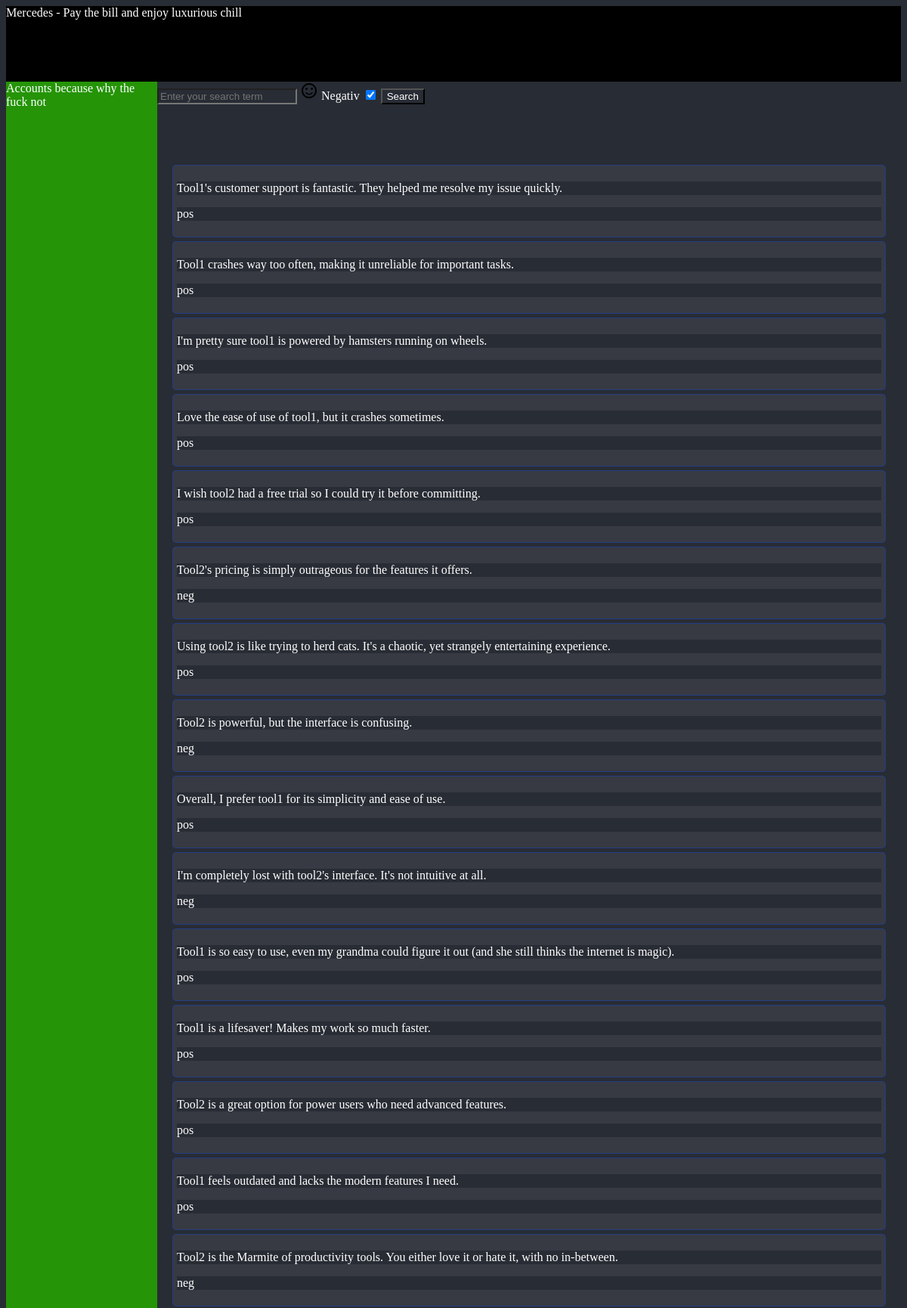
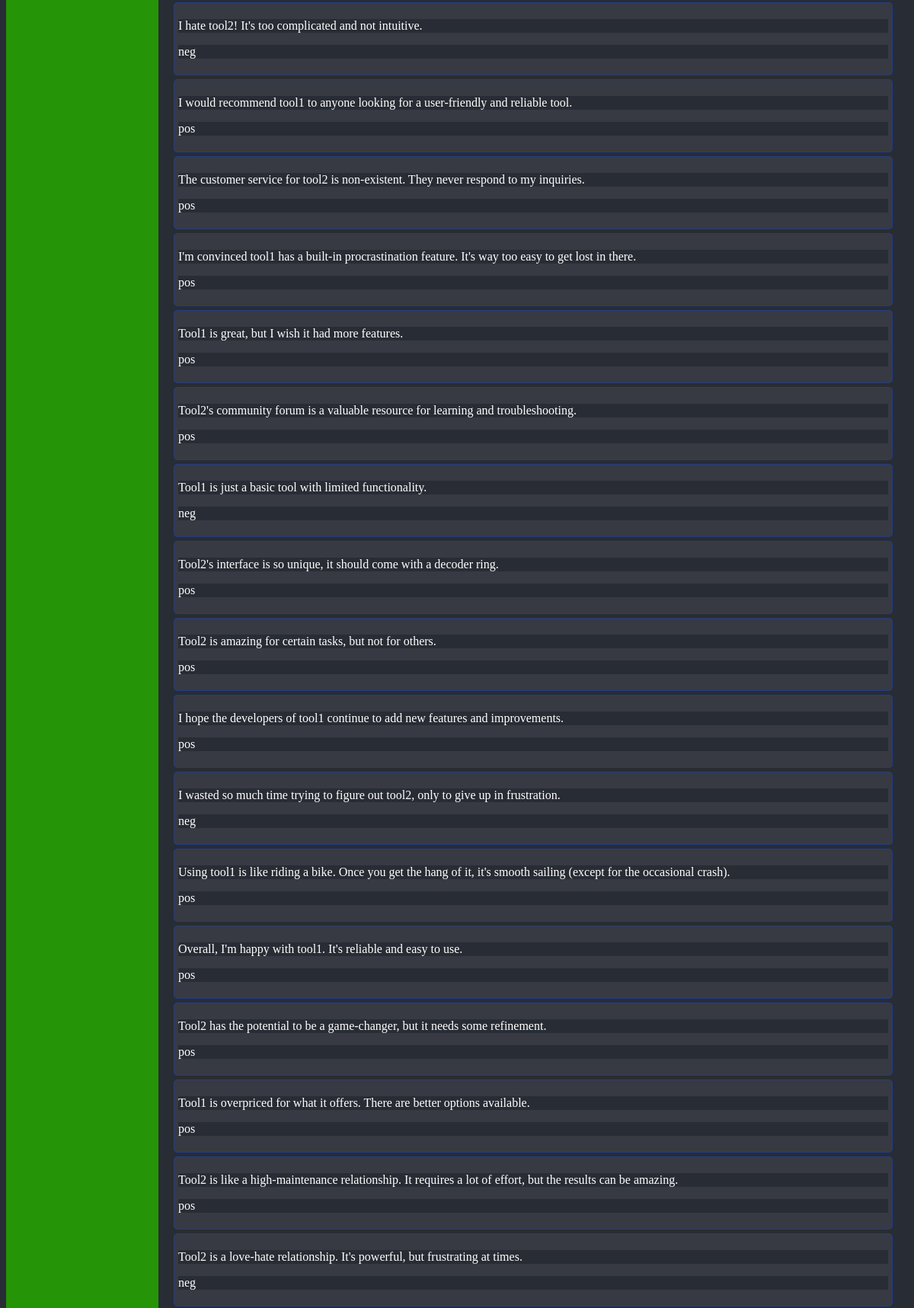
The page / (upper part) on the database its author committed (2 pictures, top to bottom).
### analyze_texts_dashboard/models.py (models this page shows)
class Comments(models.Model):
    comment = models.CharField(max_length = 1000)
    tool = models.CharField(max_length = 50)
    sentiment = models.CharField(max_length = 3)
    published_date = models.DateField()

### analyze_texts_dashboard/views.py (the view)
# urls.py: path("", views.index, name="index")
def index(request):
    if request.method == "POST":
        search_text = request.POST.get('search_text')
        selected_sent = []
        if request.POST.get('toggle_pos_sent'):
            selected_sent.append("pos")
        if request.POST.get('toggle_neg_sent'):
            selected_sent.append("neg")
        latest_comments_list = latest_comments_list = Comments.objects.filter(
            comment__icontains=search_text,
            sentiment__in = selected_sent
        ).order_by('-published_date')
    else:
        latest_comments_list = Comments.objects.order_by("-published_date")
    context = {"latest_comments_list": latest_comments_list}
    return render(request, "anl_txts_dash/index.html", context)

### analyze_texts_dashboard/templates/anl_txts_dash/index.html (shortened to what this page needs)
<!DOCTYPE html>
{% load static %}
<html lang="en">
<head>
    <link rel="stylesheet" href="{% static 'anl_txts_dash/style.css' %}">
</head>
<body>
    <div class="container">
        <div class="header">
            Mercedes - Pay the bill and enjoy luxurious chill
        </div>
        <div class="sidebar">
            Accounts because why the fuck not
        </div>
        <div class="filter-options">
            <form method="POST">
                <input type="text" name="search_text" placeholder="Enter your search term">
                <label for="toggle_pos_sent">
                    <img id="pos_face_img" src="{% static 'anl_txts_dash/pos_face.svg' %}">
                </label>
                <label for="toggle_neg_sent">Negativ</label>
                <input type="checkbox" id="toggle_neg_sent" name="toggle_neg_sent" checked>
                <button type="submit">Search</button>
            </form>
        </div>
        <div class="texts">
            <div class="comment-box">
                {% for comment in latest_comments_list %}
                <div class="comment">
                    <p>
                        {{comment.comment}}
                    </p>
                    <p>
                        {{comment.sentiment}}
                    </p>
                </div>
                {% endfor %}
            </div>
        </div>
    </div>
</body>
</html>

### static/anl_txts_dash/style.css (style rules this page uses)
* { color: white; background-color: #282c34; }
.container { display: grid; grid-template-rows: 100px 100px 1fr; grid-template-columns: 200px 1fr; height: clamp(100vh, 100vh, 900px); }
.header { grid-area: 1/1/2/3; background-color: #000; }
.sidebar { grid-area: 2/1/4/2; background-color: #259407; }
.filter-options { grid-area: 2/2/3/3; }
.texts { grid-area: 3/2/4/3; padding: 10px 20px; }
.comment-box { display: flex; flex-direction: column; gap: 5px; }
.comment { background-color: #ffffff12; border: 1px solid rgba(0, 68, 255, 0.349); border-radius: 5px; padding: 5px; }

### rows shown on the page
Comments: comment "Tool1's customer support is fantastic. They helped me resolve my issue quickly.", sentiment "pos"
Comments: comment "Tool1 crashes way too often, making it unreliable for important tasks.", sentiment "pos"
Comments: comment "I'm pretty sure tool1 is powered by hamsters running on wheels.", sentiment "pos"
Comments: comment "Love the ease of use of tool1, but it crashes sometimes.", sentiment "pos"
Comments: comment "I wish tool2 had a free trial so I could try it before committing.", sentiment "pos"
Comments: comment "Tool2's pricing is simply outrageous for the features it offers.", sentiment "neg"
Comments: comment "Using tool2 is like trying to herd cats. It's a chaotic, yet strangely entertaining experience.", sentiment "pos"
Comments: comment "Tool2 is powerful, but the interface is confusing.", sentiment "neg"
Comments: comment "Overall, I prefer tool1 for its simplicity and ease of use.", sentiment "pos"
Comments: comment "I'm completely lost with tool2's interface. It's not intuitive at all.", sentiment "neg"
Comments: comment "Tool1 is so easy to use, even my grandma could figure it out (and she still thinks the internet is magic).", sentiment "pos"
Comments: comment "Tool1 is a lifesaver! Makes my work so much faster.", sentiment "pos"
Comments: comment "Tool2 is a great option for power users who need advanced features.", sentiment "pos"
Comments: comment "Tool1 feels outdated and lacks the modern features I need.", sentiment "pos"
Comments: comment "Tool2 is the Marmite of productivity tools. You either love it or hate it, with no in-between.", sentiment "neg"
Comments: comment "I hate tool2! It's too complicated and not intuitive.", sentiment "neg"
Comments: comment "I would recommend tool1 to anyone looking for a user-friendly and reliable tool.", sentiment "pos"
Comments: comment "The customer service for tool2 is non-existent. They never respond to my inquiries.", sentiment "pos"
Comments: comment "I'm convinced tool1 has a built-in procrastination feature. It's way too easy to get lost in there.", sentiment "pos"
Comments: comment "Tool1 is great, but I wish it had more features.", sentiment "pos"
Comments: comment "Tool2's community forum is a valuable resource for learning and troubleshooting.", sentiment "pos"
Comments: comment "Tool1 is just a basic tool with limited functionality.", sentiment "neg"
Comments: comment "Tool2's interface is so unique, it should come with a decoder ring.", sentiment "pos"
Comments: comment "Tool2 is amazing for certain tasks, but not for others.", sentiment "pos"
Comments: comment "I hope the developers of tool1 continue to add new features and improvements.", sentiment "pos"
Comments: comment "I wasted so much time trying to figure out tool2, only to give up in frustration.", sentiment "neg"
Comments: comment "Using tool1 is like riding a bike. Once you get the hang of it, it's smooth sailing (except for the occasional crash).", sentiment "pos"
Comments: comment "Overall, I'm happy with tool1. It's reliable and easy to use.", sentiment "pos"
Comments: comment "Tool2 has the potential to be a game-changer, but it needs some refinement.", sentiment "pos"
Comments: comment "Tool1 is overpriced for what it offers. There are better options available.", sentiment "pos"
Comments: comment "Tool2 is like a high-maintenance relationship. It requires a lot of effort, but the results can be amazing.", sentiment "pos"
Comments: comment "Tool2 is a love-hate relationship. It's powerful, but frustrating at times.", sentiment "neg"
